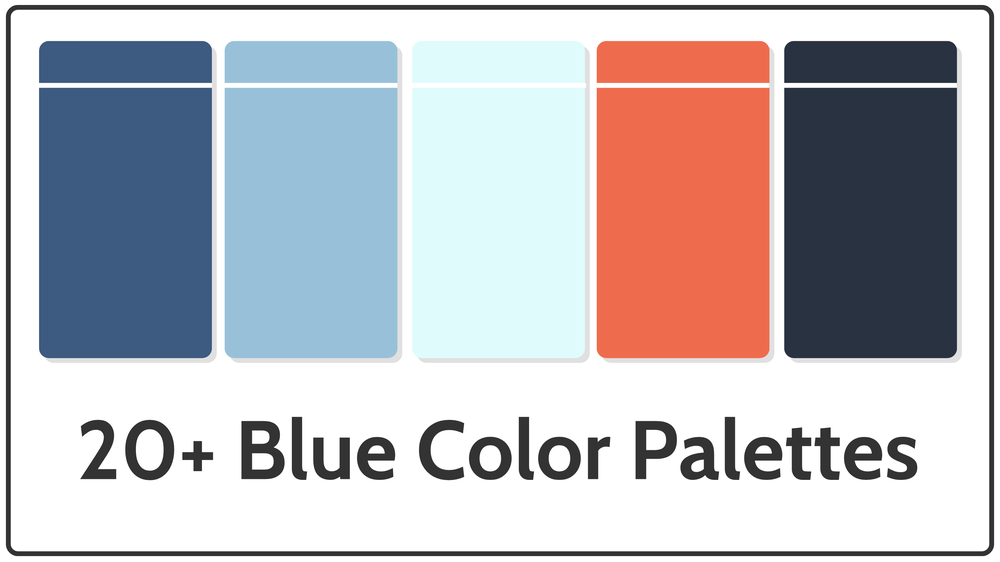
#> input picture 3.png, 1000 x 562 px, shrunk from 3200 x 1800 before the run, found by its file name
$ python text_detection.py
#> lines starting #> are read from the running program, lines starting #| are printed output that depends on the picture; after the words box and inside, x2 and y2 are one past the last pixel; in counts of white or black regions, pixels touching at a corner belong together
import cv2
import pytesseract
import os

pytesseract.pytesseract.tesseract_cmd = os.path.join('C:\\', 'Program Files', 'Tesseract-OCR', 'tesseract.exe')

img = cv2.imread('D:\\Projects\\traitement-images\\3.png')
#> img is the input picture: shape (562, 1000, 3); mean B, G, R 190.7, 186.2, 188.5

gray = cv2.cvtColor(img, cv2.COLOR_BGR2GRAY)
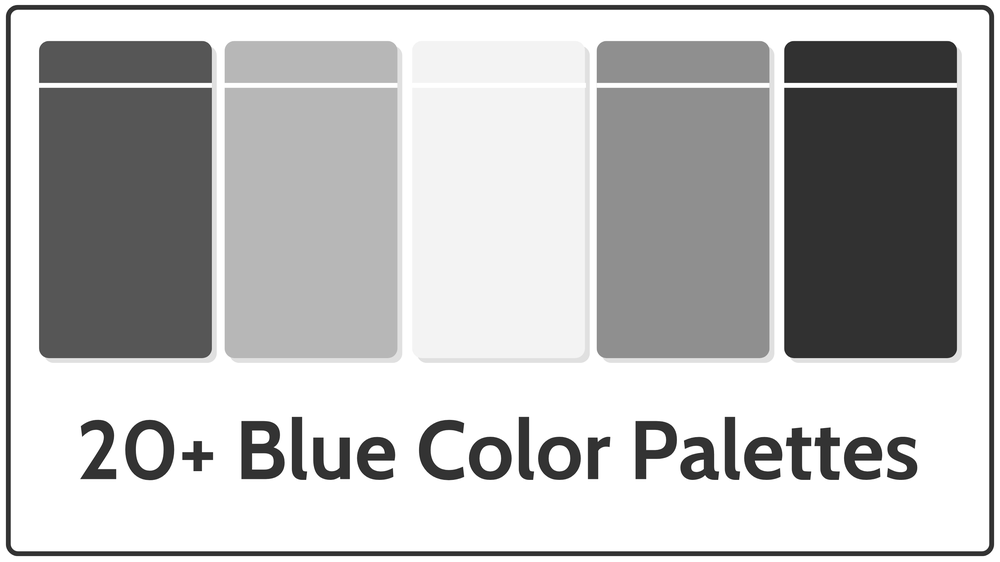
#> gray: shape (562, 1000); min 22, max 255, mean 187.4

gray = cv2.threshold(gray, 0, 255, cv2.THRESH_BINARY | cv2.THRESH_OTSU)[1]
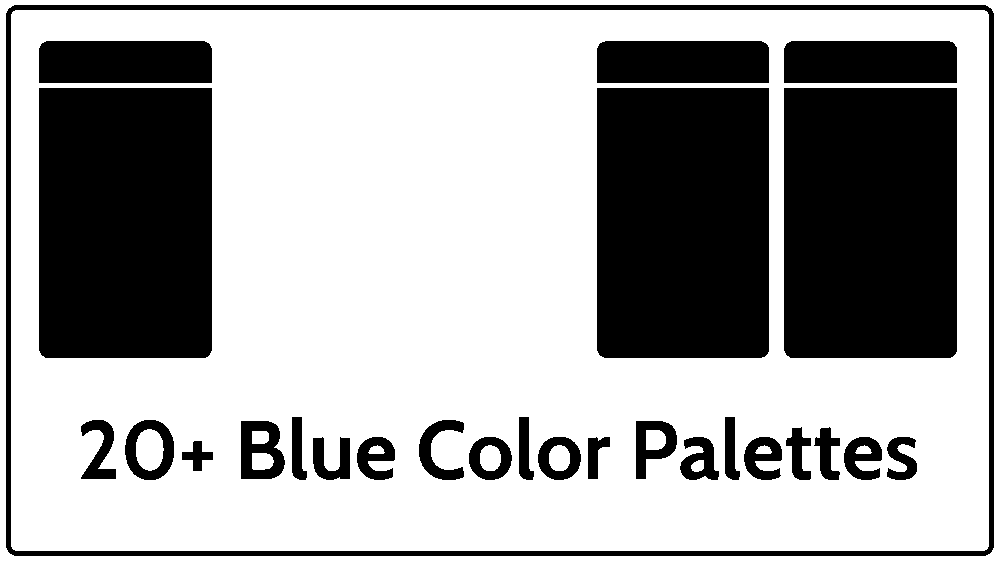
#> gray: shape (562, 1000); 65.2% white; 27 black regions, largest, box (x1, y1, x2, y2) and area: (784, 88, 957, 358) 46673, (39, 88, 212, 358) 46671, (597, 88, 769, 358) 46401
gray = cv2.medianBlur(gray, 3)
#> gray: shape (562, 1000); 65.2% white; 27 black regions, largest, box (x1, y1, x2, y2) and area: (784, 88, 957, 358) 46671, (39, 88, 212, 358) 46669, (597, 88, 769, 358) 46399

config = ('-l eng --oem 1 --psm 11')
#> (the run stopped early here; a loop or call above may not have finished)

$ run again, with 1.png copied over 3.png
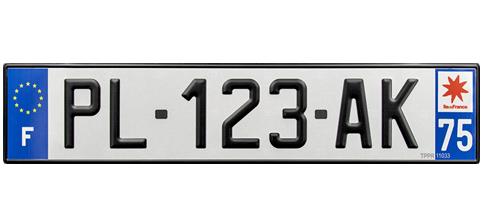
#> input picture 1.png, 485 x 220 px, found by its file name
#> img is the input picture: shape (220, 485, 3); mean B, G, R 212.3, 208.1, 205.9
#> `gray = cv2.threshold(gray, 0, 255, cv2.THRESH_BINARY | cv2.THRESH_OTSU..`:
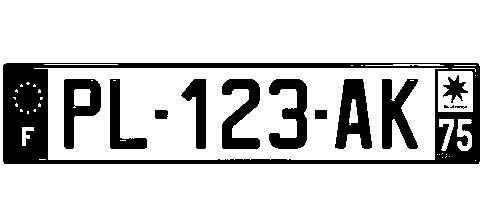
#> gray: shape (220, 485); 81.3% white; 14 black regions (2 under 20 px), largest, box (x1, y1, x2, y2) and area: (3, 63, 480, 164) 10161, (335, 79, 372, 149) 1592, (382, 79, 418, 149) 1485
#> `gray = cv2.medianBlur(gray, 3)`:
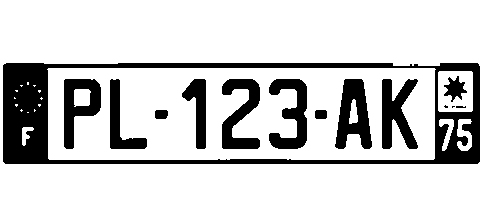
#> gray: shape (220, 485); 81.2% white; 14 black regions (3 under 20 px), largest, box (x1, y1, x2, y2) and area: (3, 63, 480, 164) 10295, (335, 79, 372, 149) 1591, (382, 79, 418, 149) 1484

$ run again, with 2.png copied over 3.png
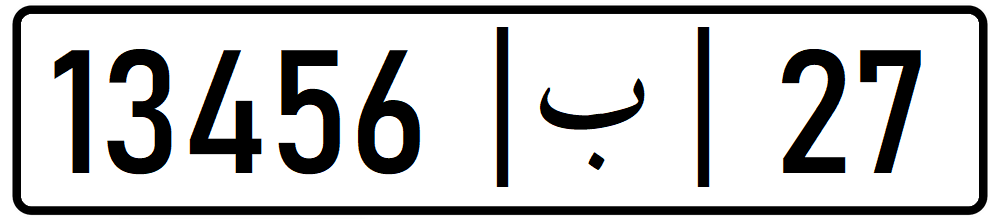
#> input picture 2.png, 1000 x 221 px, found by its file name
#> img is the input picture: shape (221, 1000, 3); mean B, G, R 197.8, 197.8, 197.8
#> `gray = cv2.cvtColor(img, cv2.COLOR_BGR2GRAY)`:
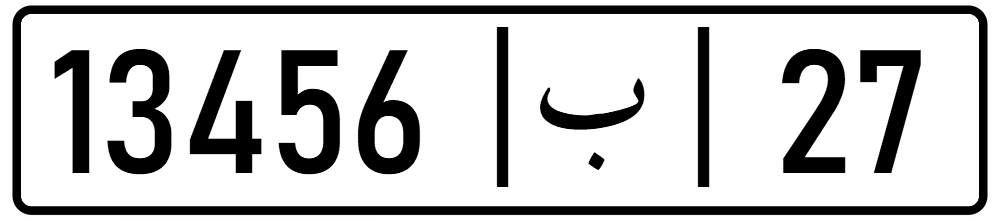
#> gray: shape (221, 1000); min 0, max 255, mean 197.8
#> `gray = cv2.threshold(gray, 0, 255, cv2.THRESH_BINARY | cv2.THRESH_OTSU..`:
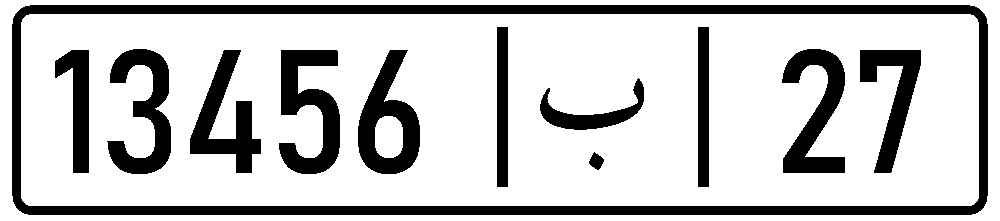
#> gray: shape (221, 1000); 77.1% white; 12 black regions, largest, box (x1, y1, x2, y2) and area: (12, 5, 988, 215) 20748, (279, 50, 340, 174) 4139, (358, 50, 420, 174) 3822

$ run again, with 1.jpg saved as 3.png
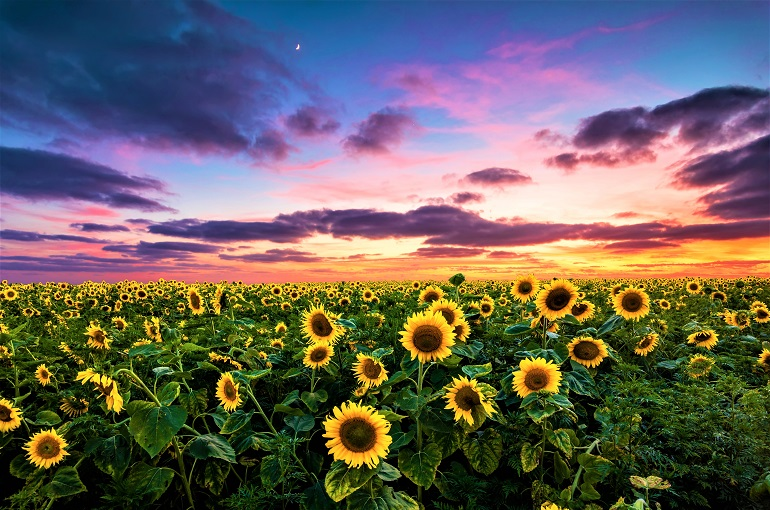
#> input picture 1.jpg, 770 x 510 px, found by its file name
#> img is the input picture: shape (510, 770, 3); mean B, G, R 95.3, 98.3, 105.9
#> `gray = cv2.threshold(gray, 0, 255, cv2.THRESH_BINARY | cv2.THRESH_OTSU..`:
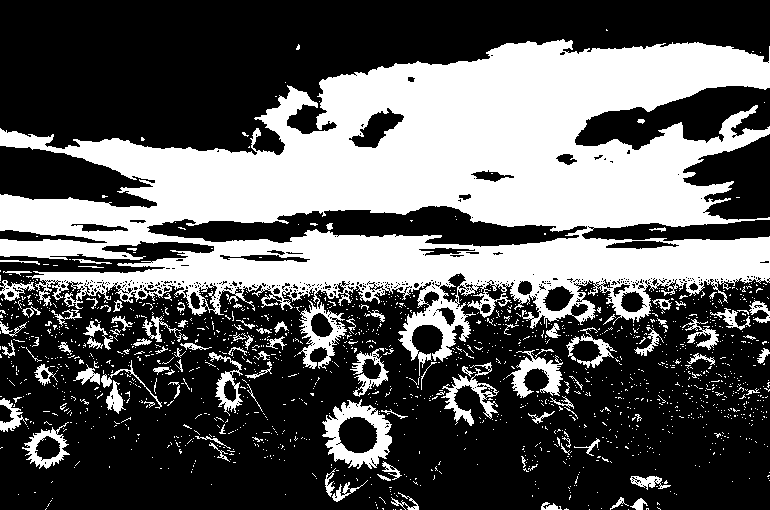
#> gray: shape (510, 770); 36.2% white; 1594 white regions (1484 under 20 px), largest, box (x1, y1, x2, y2) and area: (0, 39, 770, 376) 123045, (322, 399, 392, 469) 2178, (506, 350, 563, 398) 1101
#> `gray = cv2.medianBlur(gray, 3)`:
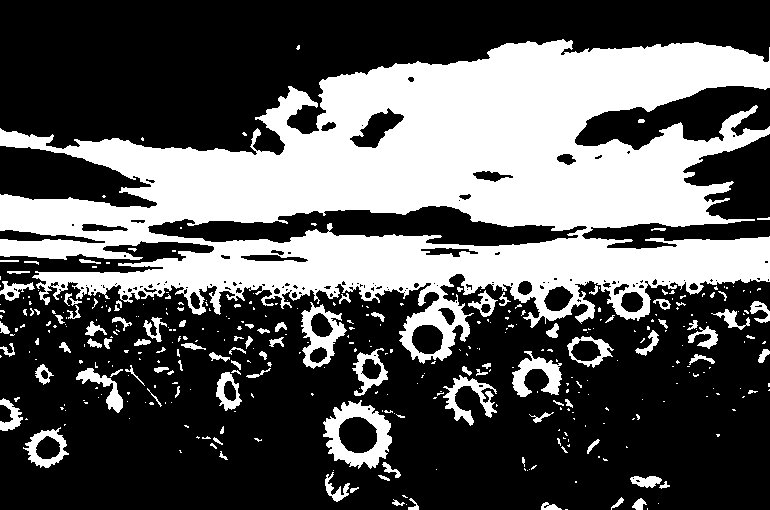
#> gray: shape (510, 770); 35.3% white; 382 white regions (279 under 20 px), largest, box (x1, y1, x2, y2) and area: (0, 39, 770, 364) 121832, (323, 400, 392, 469) 2216, (301, 302, 347, 369) 1265
